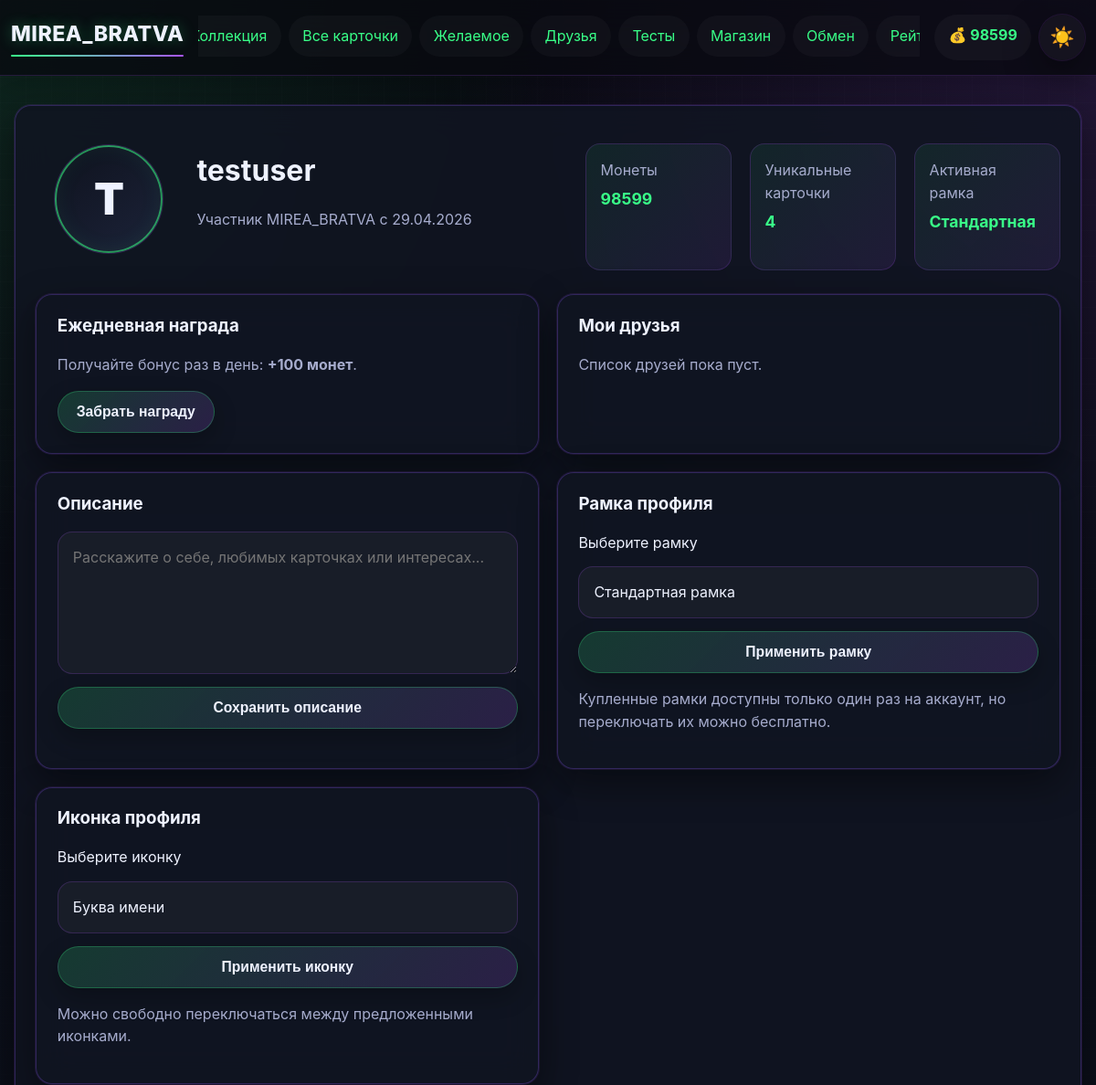
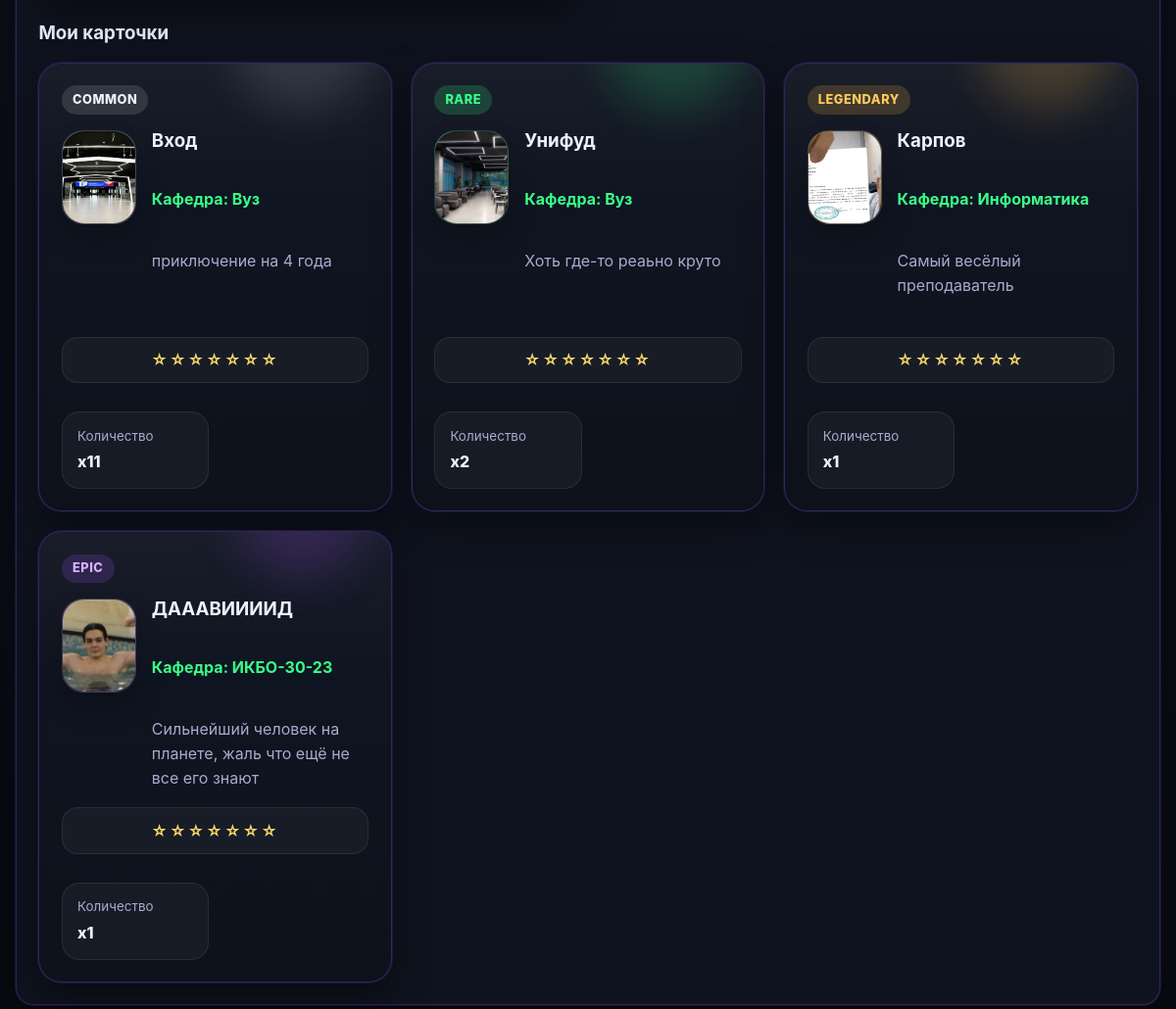
The app's page /profile (signed in), older data (2 pictures, top to bottom).
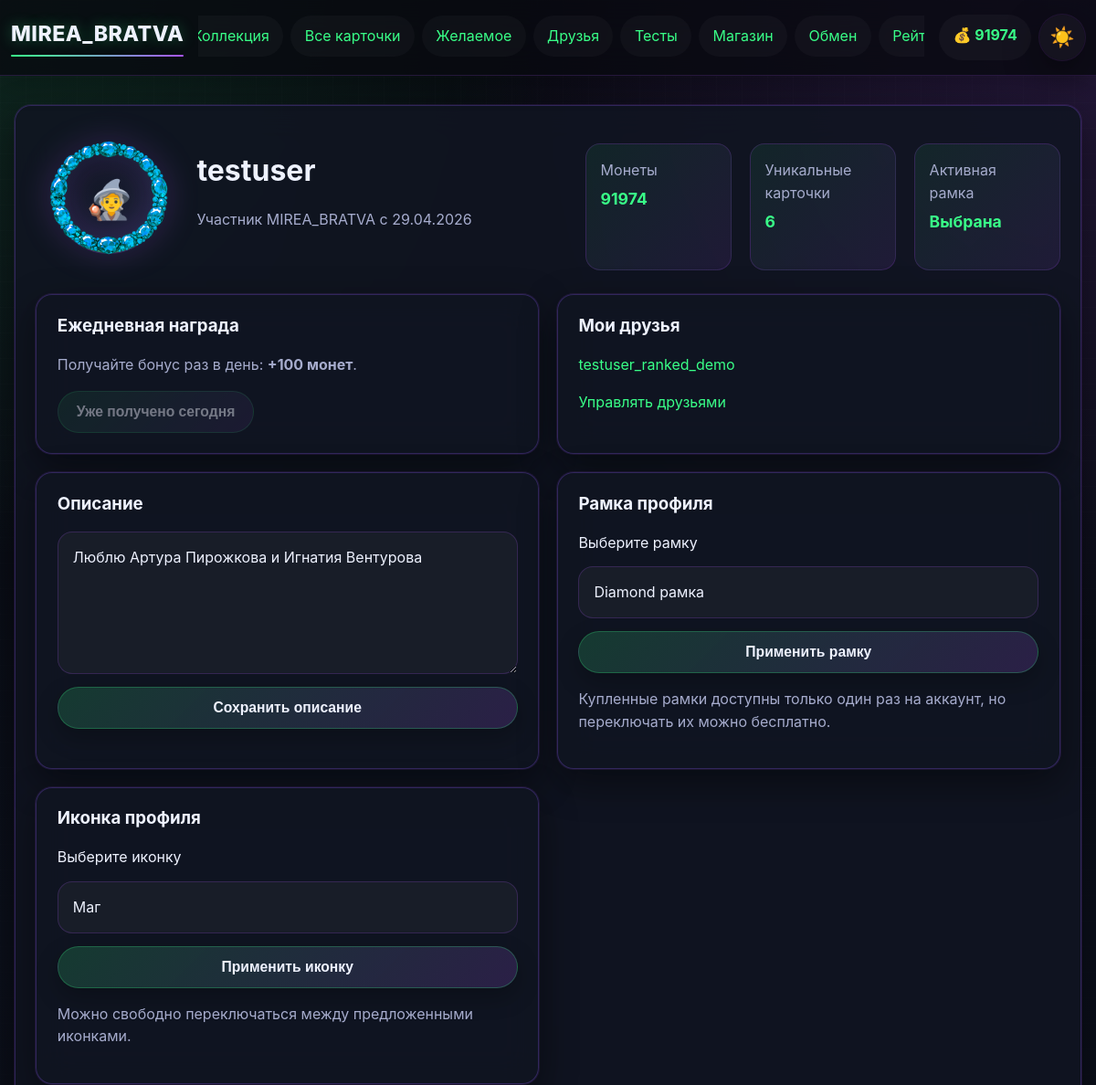
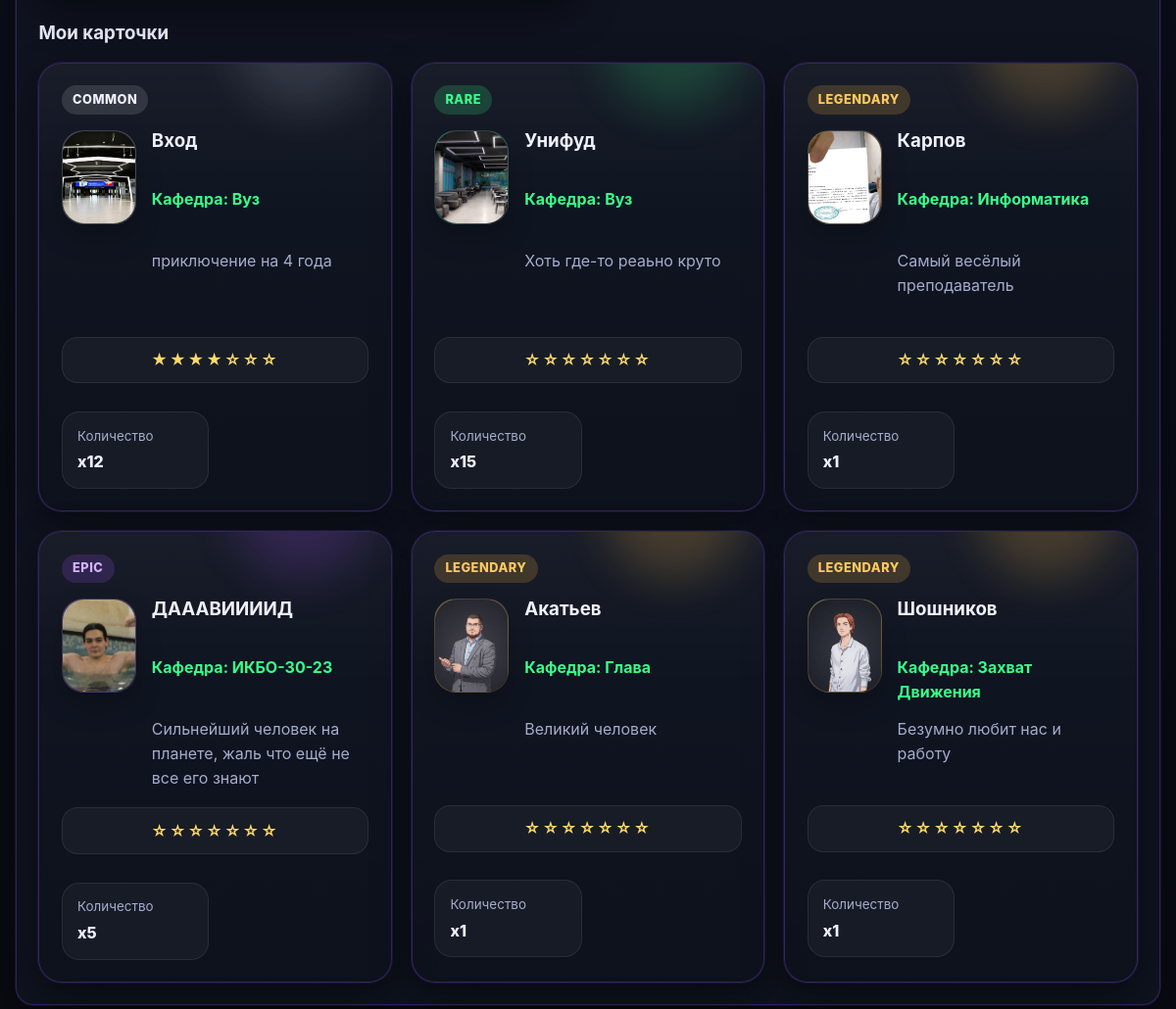
The same page, newer data (2 pictures, top to bottom).
### app.py (models this page shows)
class User(UserMixin, db.Model):
    __tablename__ = 'user'
    id = db.Column(db.Integer, primary_key=True)
    username = db.Column(db.String(80), unique=True, nullable=False)
    email = db.Column(db.String(120), unique=True, nullable=False)
    password_hash = db.Column(db.String(200), nullable=False)
    coins = db.Column(db.Integer, default=100)
    profile_theme = db.Column(db.String(50), default='dark')
    avatar_frame = db.Column(db.String(50), default='none')
    bio = db.Column(db.Text, default='')
    owned_frames = db.Column(db.Text, default='[]')
    avatar_icon = db.Column(db.String(50), default='letter')
    created_at = db.Column(db.DateTime, default=datetime.utcnow)
    last_daily_bonus = db.Column(db.DateTime, default=None)

class UserCard(db.Model):
    __tablename__ = 'user_card'
    id = db.Column(db.Integer, primary_key=True)
    user_id = db.Column(db.Integer, db.ForeignKey('user.id'), nullable=False)
    card_id = db.Column(db.Integer, db.ForeignKey('card.id'), nullable=False)
    quantity = db.Column(db.Integer, default=1)
    star_level = db.Column(db.Integer, default=0)
    user = db.relationship('User', backref=db.backref('cards', lazy=True))
    card = db.relationship('Card', backref=db.backref('user_cards', lazy=True))

class Card(db.Model):
    __tablename__ = 'card'
    id = db.Column(db.Integer, primary_key=True)
    name = db.Column(db.String(100), nullable=False)
    description = db.Column(db.Text)
    rarity = db.Column(db.String(20), nullable=False)
    subject = db.Column(db.String(50), nullable=False)
    image_url = db.Column(db.String(200))
    base_price = db.Column(db.Integer, default=50)

class ShopItem(db.Model):
    __tablename__ = 'shop_item'
    id = db.Column(db.Integer, primary_key=True)
    name = db.Column(db.String(100), nullable=False)
    type = db.Column(db.String(20), nullable=False)
    price = db.Column(db.Integer, nullable=False)
    description = db.Column(db.Text)
    image_url = db.Column(db.String(200))
    pack_rarity_chances = db.Column(db.String(200))

### app.py (the view, shortened to what this page needs)
@app.route('/profile', methods=['GET', 'POST'])
@login_required
def profile():
    owned_frames = get_available_frames_for_user(current_user)
    wishlist_ids = {item.card_id for item in WishlistItem.query.filter_by(user_id=current_user.id).all()}
    return render_template(
        'profile.html',
        user=current_user,
        owned_frames=owned_frames,
        is_owner=True,
        wishlist_ids=wishlist_ids,
        viewed_wishlist_cards=[],
        get_card_letter=get_card_letter,
        avatar_icons=get_avatar_icons(),
        get_avatar_icon_symbol=get_avatar_icon_symbol,
        get_card_stars_display=get_card_stars_display,
        can_claim_daily_bonus=can_claim_daily_bonus(current_user),
        daily_bonus_amount=DAILY_BONUS_AMOUNT,
        friends=get_user_friends(current_user.id),
        friendship_status=None,
    )

### app.py (called while the page is built)
@login_manager.user_loader
def load_user(user_id):
    return db.session.get(User, int(user_id))

def get_owned_frame_codes(user):
    try:
        frames = json.loads(user.owned_frames or '[]')
        return frames if isinstance(frames, list) else []
    except (TypeError, json.JSONDecodeError):
        return []

def get_frame_code(item):
    image_value = item.image_url or ''
    if image_value.startswith('frames/'):
        return Path(image_value).stem
    return image_value or f'frame-{item.id}'

def get_available_frames_for_user(user):
    owned_codes = set(get_owned_frame_codes(user))
    if not owned_codes:
        return []
    all_frames = ShopItem.query.filter_by(type='frame').all()
    return [frame for frame in all_frames if get_frame_code(frame) in owned_codes]

def get_avatar_icons():
    return [
        {'code': 'letter', 'symbol': None, 'label': 'Буква имени'},
        {'code': 'rocket', 'symbol': '🚀', 'label': 'Ракета'},
        {'code': 'crown', 'symbol': '👑', 'label': 'Корона'},
        {'code': 'ghost', 'symbol': '👾', 'label': 'Пиксельный герой'},
        {'code': 'robot', 'symbol': '🤖', 'label': 'Робот'},
        {'code': 'fox', 'symbol': '🦊', 'label': 'Лис'},
        {'code': 'dragon', 'symbol': '🐉', 'label': 'Дракон'},
        {'code': 'wizard', 'symbol': '🧙', 'label': 'Маг'},
    ]

def get_avatar_icon_symbol(user):
    icon_map = {item['code']: item['symbol'] for item in get_avatar_icons()}
    return icon_map.get(getattr(user, 'avatar_icon', 'letter'))

def get_card_stars_display(star_level):
    star_level = max(0, int(star_level or 0))
    return '★' * star_level + '☆' * (7 - star_level)

def can_claim_daily_bonus(user):
    last_bonus = getattr(user, 'last_daily_bonus', None)
    return not last_bonus or last_bonus.date() < datetime.utcnow().date()

def get_user_friends(user_id):
    accepted = Friendship.query.filter(
        Friendship.status == 'accepted',
        db.or_(Friendship.requester_id == user_id, Friendship.addressee_id == user_id),
    ).order_by(Friendship.created_at.desc()).all()
    friends = []
    for friendship in accepted:
        friends.append(friendship.addressee if friendship.requester_id == user_id else friendship.requester)
    return friends

### templates/profile.html (shortened to what this page needs)
{% extends "base.html" %}
{% block content %}
<div class="profile-container {% if user.profile_theme != 'default' %}{{ user.profile_theme }}{% endif %}">
    <div class="profile-header">
        <div class="avatar-container">
            <div class="profile-avatar-shell" title="{% if user.avatar_frame == 'none' %}Стандартная рамка{% else %}Установлена рамка{% endif %}">
                <div class="avatar avatar-letter">{% set avatar_symbol = get_avatar_icon_symbol(user) %}{% if avatar_symbol %}<span class="avatar-icon-symbol">{{ avatar_symbol }}</span>{% else %}{{ user.username[0]|upper }}{% endif %}</div>
                {% if user.avatar_frame and user.avatar_frame != 'none' %}
                <img class="avatar-frame-image" src="{{ url_for('static', filename='frames/' ~ user.avatar_frame ~ '.png') }}" alt="Рамка профиля">
                {% endif %}
            </div>
            <div>
                <h1>{{ user.username }}</h1>
                <p class="profile-subtitle">Участник MIREA_BRATVA с {{ user.created_at.strftime('%d.%m.%Y') }}</p>
            </div>
        </div>
        <div class="profile-stats items-grid">
            <div class="stat">
                <span class="stat-label">Монеты</span>
                <span class="stat-value">{{ user.coins }}</span>
            </div>
            <div class="stat">
                <span class="stat-label">Уникальные карточки</span>
                <span class="stat-value">{{ user.cards|length }}</span>
            </div>
            <div class="stat">
                <span class="stat-label">Активная рамка</span>
                <span class="stat-value">{% if user.avatar_frame == 'none' %}Стандартная{% else %}Выбрана{% endif %}</span>
            </div>
        </div>
    </div>
    <div class="profile-sections items-grid profile-sections-grid">
        {% if is_owner %}
        <section class="shop-item profile-bio-card">
            <h3>Ежедневная награда</h3>
            <p>Получайте бонус раз в день: <strong>+{{ daily_bonus_amount }} монет</strong>.</p>
            <form method="post" action="{{ url_for('claim_daily_bonus') }}">
                <button type="submit" class="btn" {% if not can_claim_daily_bonus %}disabled{% endif %}>
                    {% if can_claim_daily_bonus %}Забрать награду{% else %}Уже получено сегодня{% endif %}
                </button>
            </form>
        </section>
        {% endif %}
        <section class="shop-item profile-bio-card">
            <h3>{% if is_owner %}Мои друзья{% else %}Друзья пользователя{% endif %}</h3>
            {% if friends %}
                <div class="profile-form-stack">
                    {% for friend in friends[:6] %}
                        <a href="{{ url_for('view_profile', user_id=friend.id) }}">{{ friend.username }}</a>
                    {% endfor %}
                </div>
                {% if is_owner %}<p class="profile-note"><a href="{{ url_for('friends') }}">Управлять друзьями</a></p>{% endif %}
            {% else %}
                <p>Список друзей пока пуст.</p>
            {% endif %}
        </section>
        <section class="shop-item profile-bio-card">
            <h3>Описание</h3>
            {% if is_owner %}
            <form method="post" class="profile-form-stack">
                <textarea name="bio" rows="5" maxlength="400" placeholder="Расскажите о себе, любимых карточках или интересах...">{{ user.bio or '' }}</textarea>
                <button type="submit" class="btn">Сохранить описание</button>
            </form>
            {% else %}
                <p>{{ user.bio or 'Пользователь пока не добавил описание.' }}</p>
            {% endif %}
        </section>
        <section class="shop-item profile-frame-card">
            <h3>Рамка профиля</h3>
            {% if is_owner %}
            <form method="post" class="profile-form-stack">
                <label for="avatar_frame">Выберите рамку</label>
                <select name="avatar_frame" id="avatar_frame">
                    <option value="none" {% if user.avatar_frame == 'none' %}selected{% endif %}>Стандартная рамка</option>
                    {% for frame in owned_frames %}
                    {% set frame_code = frame.image_url or ('frame-' ~ frame.id) %}
                    <option value="{{ frame_code }}" {% if user.avatar_frame == frame_code %}selected{% endif %}>{{ frame.name }}</option>
                    {% endfor %}
                </select>
                <button type="submit" class="btn">Применить рамку</button>
            </form>
            <p class="profile-note">Купленные рамки доступны только один раз на аккаунт, но переключать их можно бесплатно.</p>
            {% else %}
                <p>{% if user.avatar_frame == 'none' %}Пользователь использует стандартную рамку.{% else %}У пользователя установлена специальная рамка.{% endif %}</p>
            {% endif %}
        </section>
        <section class="shop-item profile-frame-card">
            <h3>Иконка профиля</h3>
            {% if is_owner %}
            <form method="post" class="profile-form-stack">
                <label for="avatar_icon">Выберите иконку</label>
                <select name="avatar_icon" id="avatar_icon">
                    {% for icon in avatar_icons %}
                    <option value="{{ icon.code }}" {% if user.avatar_icon == icon.code %}selected{% endif %}>{{ icon.label }}</option>
                    {% endfor %}
                </select>
                <button type="submit" class="btn">Применить иконку</button>
            </form>
            <p class="profile-note">Можно свободно переключаться между предложенными иконками.</p>
            {% else %}
                <p>{% set avatar_symbol = get_avatar_icon_symbol(user) %}{% if avatar_symbol %}У пользователя установлена иконка {{ avatar_symbol }}.{% else %}Пользователь использует буквенную иконку.{% endif %}</p>
            {% endif %}
        </section>
    </div>
    <div class="exchange-card">
        <h3>{% if is_owner %}Мои карточки{% else %}Карточки пользователя{% endif %}</h3>
        {% if user.cards %}
            <div class="items-grid collection-grid collection-grid-enhanced">
                {% for user_card in user.cards %}
                <article class="shop-item card-tile card-showcase card-standard rarity-{{ user_card.card.rarity }} {% if not is_owner %}clickable-card{% endif %}"
                         {% if not is_owner %}data-open-modal="profile-card-modal-{{ user_card.card.id }}"{% endif %}>
                    <div class="card-showcase-glow"></div>
                    <div class="card-showcase-top">
                        <span class="rarity-badge rarity-badge-{{ user_card.card.rarity }}">{{ user_card.card.rarity }}</span>
                    </div>
                    <div class="card-showcase-body">
                        <div class="card-emblem rarity-emblem-{{ user_card.card.rarity }}">
                            {% if user_card.card.image_url %}
                                <img src="{{ user_card.card.image_url }}" alt="{{ user_card.card.name }}" style="width:100%;height:100%;object-fit:cover;border-radius:inherit;">
                            {% else %}
                                {{ get_card_letter(user_card.card) }}
                            {% endif %}
                        </div>
                        <div class="card-copy">
                            <h3>{{ user_card.card.name }}</h3>
                            <p class="card-subject-line">Кафедра: {{ user_card.card.subject }}</p>
                            <p class="card-description-preview">{{ user_card.card.description }}</p>
                        </div>
                    </div>
                    <div class="card-stars-row">{{ get_card_stars_display(user_card.star_level) }}</div>
                    <div class="card-meta-grid">
                        <div class="meta-chip">
                            <span>Количество</span>
                            <strong>x{{ user_card.quantity }}</strong>
                        </div>
                    </div>
                </article>
                {% endfor %}
            </div>
        {% else %}
            <p>У пользователя пока нет карточек.</p>
        {% endif %}
    </div>
</div>
{% endblock %}

### templates/base.html (shortened to what this page needs)
<!DOCTYPE html>
<html lang="ru">
<head>
    <link rel="stylesheet" href="{{ url_for('static', filename='css/style.css') }}">
</head>
<body class="{% if current_user.is_authenticated and current_user.profile_theme == 'light' %}light-theme{% else %}dark-theme{% endif %}">
    <nav class="navbar">
        <div class="nav-container">
            <a class="nav-logo" href="{{ url_for('index') }}">MIREA_BRATVA</a>
            <div class="nav-main">
                <ul class="nav-menu">
                    {% if current_user.is_authenticated %}
                        <li><a href="{{ url_for('collection') }}">Коллекция</a></li>
                        <li><a href="{{ url_for('cards_catalog') }}">Все карточки</a></li>
                        <li><a href="{{ url_for('wishlist') }}">Желаемое</a></li>
                        <li><a href="{{ url_for('friends') }}">Друзья</a></li>
                        <li><a href="{{ url_for('quizzes') }}">Тесты</a></li>
                        <li><a href="{{ url_for('shop') }}">Магазин</a></li>
                        <li><a href="{{ url_for('exchange') }}">Обмен</a></li>
                        <li><a href="{{ url_for('rating') }}">Рейтинг</a></li>
                    {% else %}
                        <li><a href="{{ url_for('login') }}">Вход</a></li>
                        <li><a href="{{ url_for('register') }}">Регистрация</a></li>
                    {% endif %}
                </ul>
            </div>
            {% if current_user.is_authenticated %}
            <div class="nav-actions">
                <div class="coins">💰 {{ current_user.coins }}</div>
                <a class="theme-toggle nav-pill" href="{{ url_for('toggle_theme') }}" title="Переключить тему">
                    {% if current_user.profile_theme == 'light' %}🌙{% else %}☀️{% endif %}
                </a>
            </div>
            {% endif %}
        </div>
    </nav>
    <main class="container">
        {% block content %}{% endblock %}
    </main>
</body>
</html>

Row changes from the older to the newer data that the page shows:
changed User "testuser": coins "98599" → "91974"; avatar_frame: picture added; bio (not shown) → "Люблю Артура Пирожкова и Игнатия Вентурова"; avatar_frame "Стандартная рамка" → "Diamond рамка"; avatar_icon "Буква имени" → "Маг"; username "T" → (not shown)
added User: username "testuser_ranked_demo"
changed UserCard "Вход": star_level "☆☆☆☆☆☆☆" → "★★★★☆☆☆"; quantity "11" → "12"
changed UserCard "Унифуд": quantity "2" → "15"
changed UserCard "ДАААВИИИИД": quantity "1" → "5"
added UserCard: card.rarity "LEGENDARY", card.image_url (picture), card.name "Акатьев", card.subject "Глава", card.description "Великий человек", star_level "☆☆☆☆☆☆☆", quantity "1"
added UserCard: card.rarity "LEGENDARY", card.image_url (picture), card.name "Шошников", card.subject "Захват Движения", card.description "Безумно любит нас и работу", star_level "☆☆☆☆☆☆☆", quantity "1"
Text that changed along with them:
{{ avatar_symbol }}: (not shown) → "🧙"
{{ user.cards|length }}: "4" → "6"
text no longer shown: "Стандартная Забрать награду Список друзей пока пуст."
text now shown: "Выбрана Уже получено сегодня Управлять друзьями"
